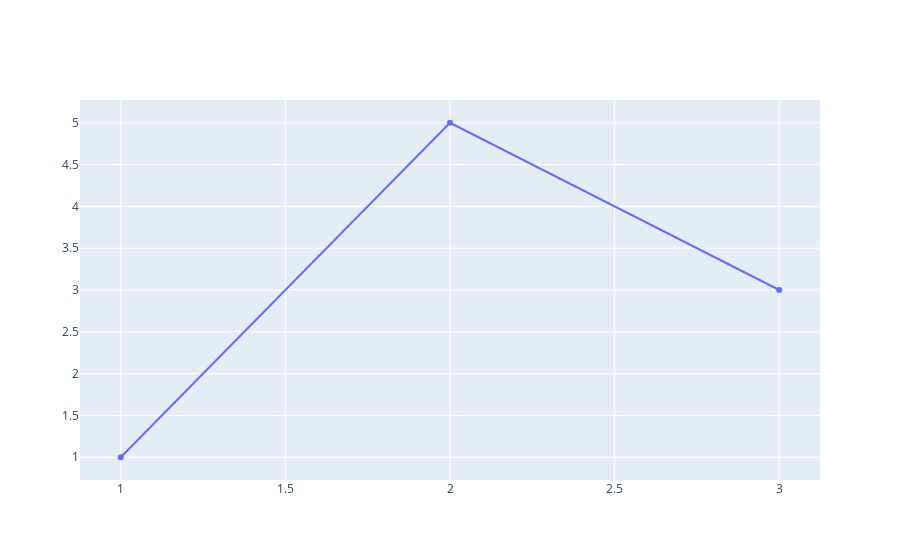

Here is the notebook cell this chart was saved with:
### Markdown cell above
### 2-3-7 add_ から始まるメソッドによる trace の追加

### Code cell
fig2 = go.Figure()
fig2.add_trace(go.Scatter(x=[1, 2, 3], y=[1, 5, 3]))

### Figure 1 — Plotly figure (JSON) as saved in the notebook; plotly's stock layout.template omitted (floating-point values rounded to 4 significant figures)
{"data": [{"type": "scatter", "x": [1, 2, 3], "y": [1, 5, 3]}], "layout": {}}
